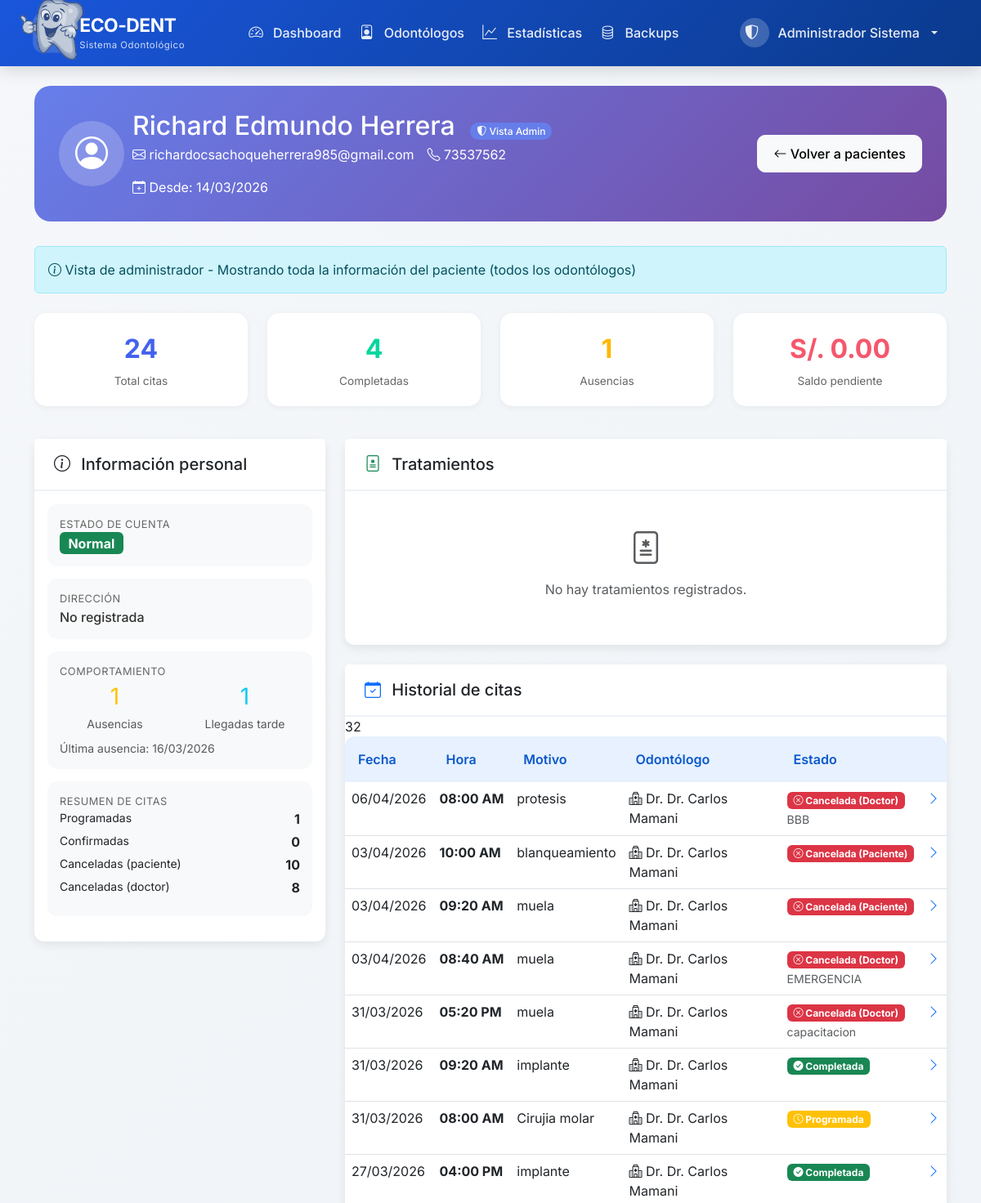
/public/odontologo/paciente_detalle.php?id=2 (signed in, upper part), run on an earlier commit of the app's database.
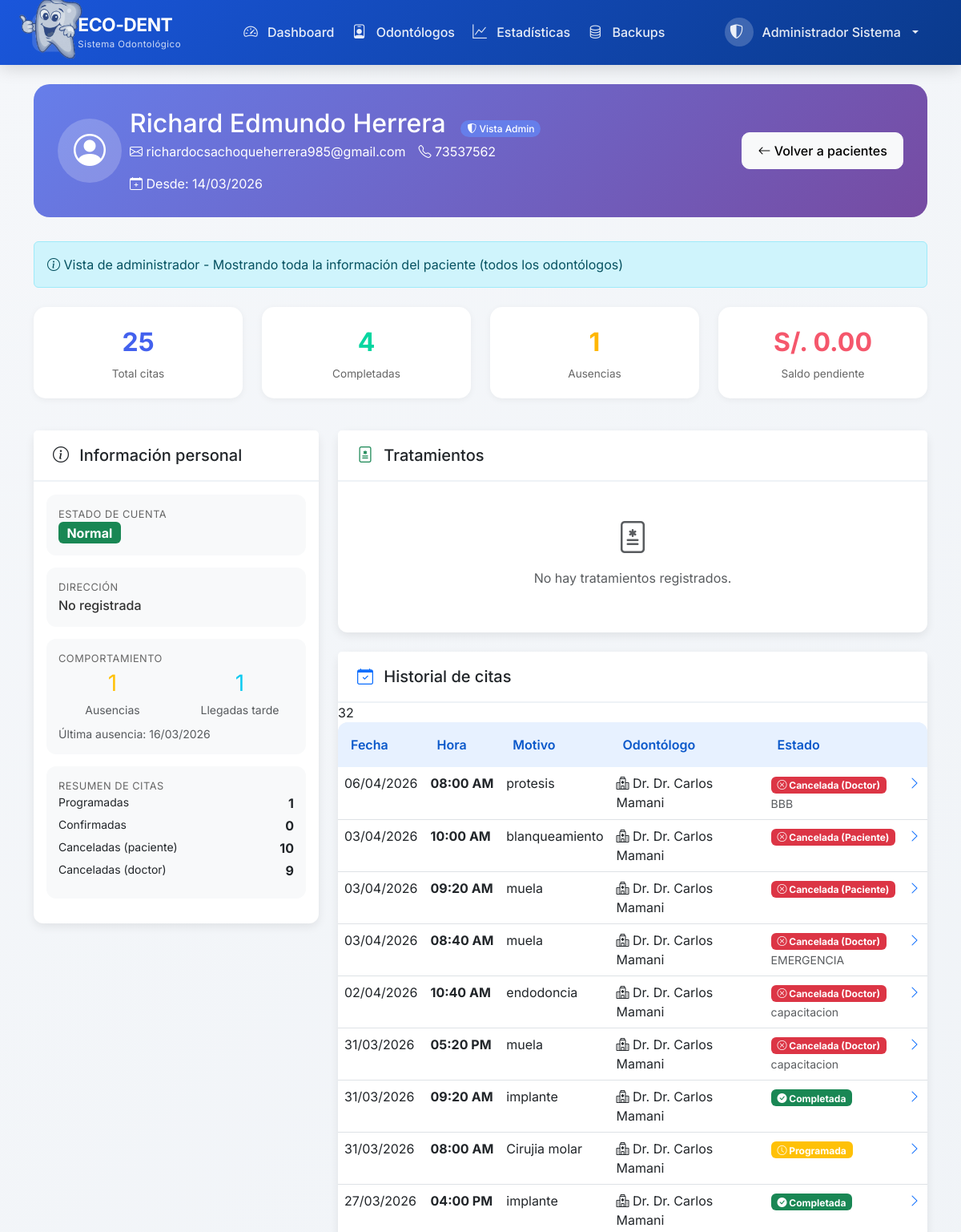
And on a later commit of the database.
### tables this page shows
CREATE TABLE `citas` (
  `id_cita` int(11) NOT NULL AUTO_INCREMENT,
  `id_paciente` int(11) NOT NULL,
  `id_odontologo` int(11) NOT NULL,
  `fecha_cita` date NOT NULL,
  `hora_cita` time NOT NULL,
  `hora_fin` time DEFAULT NULL,
  `motivo` varchar(255) DEFAULT NULL,
  `estado` enum('programada','confirmada','completada','cancelada_pac','cancelada_doc','ausente') DEFAULT 'programada',
  `cambios_realizados` int(11) DEFAULT 0,
  `limite_cambios` int(11) DEFAULT 3,
  `puede_modificar` tinyint(1) DEFAULT 1,
  `llego_tarde` tinyint(1) DEFAULT 0,
  `minutos_tarde` int(11) DEFAULT 0,
  `cancelado_por` int(11) DEFAULT NULL,
  `motivo_cancelacion` text DEFAULT NULL,
  `fecha_cancelacion` datetime DEFAULT NULL,
  `notificacion_enviada` tinyint(1) DEFAULT 0,
  `fecha_recordatorio_24h` datetime DEFAULT NULL,
  `fecha_recordatorio_1h` datetime DEFAULT NULL,
  `fecha_creacion` datetime DEFAULT current_timestamp(),
  `fecha_actualizacion` datetime DEFAULT NULL ON UPDATE current_timestamp(),
  PRIMARY KEY (`id_cita`),
  KEY `idx_fecha_cita` (`fecha_cita`),
  KEY `idx_odontologo_fecha` (`id_odontologo`,`fecha_cita`),
  KEY `idx_paciente` (`id_paciente`),
  KEY `idx_estado` (`estado`),
  CONSTRAINT `citas_ibfk_1` FOREIGN KEY (`id_paciente`) REFERENCES `pacientes` (`id_paciente`) ON DELETE CASCADE,
  CONSTRAINT `citas_ibfk_2` FOREIGN KEY (`id_odontologo`) REFERENCES `odontologos` (`id_odontologo`) ON DELETE CASCADE
);

CREATE TABLE `usuarios` (
  `id_usuario` int(11) NOT NULL AUTO_INCREMENT,
  `email` varchar(100) NOT NULL,
  `contrasena_hash` varchar(255) NOT NULL,
  `nombre_completo` varchar(150) NOT NULL,
  `telefono` varchar(20) DEFAULT NULL,
  `rol` enum('paciente','odontologo','admin') NOT NULL,
  `email_verificado` tinyint(1) DEFAULT 0,
  `codigo_verificacion` varchar(10) DEFAULT NULL,
  `codigo_expiracion` datetime DEFAULT NULL,
  `activo` tinyint(1) DEFAULT 1,
  `fecha_registro` datetime DEFAULT current_timestamp(),
  `ultimo_acceso` datetime DEFAULT NULL,
  PRIMARY KEY (`id_usuario`),
  UNIQUE KEY `email` (`email`),
  KEY `idx_email` (`email`),
  KEY `idx_rol` (`rol`)
);

### includes/funciones.php (called while the page is built, shortened)
<?php
function esAdmin() {
    return isset($_SESSION['rol']) && $_SESSION['rol'] === 'admin';
}
?>

### public/odontologo/paciente_detalle.php (the view, shortened to what the changed rows need)
<?php
require_once '../../config/database.php';
require_once '../../includes/funciones.php';
$es_admin = esAdmin();
$es_odontologo = esOdontologo();
$id_odontologo = null;
$id_paciente = $_GET['id'];
$stmt_paciente = $conexion->prepare("
    SELECT p.id_paciente, u.id_usuario, u.nombre_completo, u.email, u.telefono, u.fecha_registro,
           p.fecha_nacimiento, p.direccion, p.ausencias_sin_aviso, p.llegadas_tarde,
           p.estado_cuenta, p.puede_agendar, p.fecha_ultima_ausencia, p.fecha_actualizacion_estado
    FROM pacientes p
    JOIN usuarios u ON p.id_usuario = u.id_usuario
    WHERE p.id_paciente = ?
");
$stmt_paciente->bind_param("i", $id_paciente);
$stmt_paciente->execute();
$paciente = $stmt_paciente->get_result()->fetch_assoc();
if ($es_odontologo && $id_odontologo) {
    $stmt_stats = $conexion->prepare("
        SELECT
            COUNT(*) as total_citas,
            SUM(CASE WHEN estado = 'programada' THEN 1 ELSE 0 END) as programadas,
            SUM(CASE WHEN estado = 'confirmada' THEN 1 ELSE 0 END) as confirmadas,
            SUM(CASE WHEN estado = 'completada' THEN 1 ELSE 0 END) as completadas,
            SUM(CASE WHEN estado = 'cancelada_pac' THEN 1 ELSE 0 END) as canceladas_paciente,
            SUM(CASE WHEN estado = 'cancelada_doc' THEN 1 ELSE 0 END) as canceladas_doctor,
            SUM(CASE WHEN estado = 'ausente' THEN 1 ELSE 0 END) as ausencias,
            MAX(fecha_cita) as ultima_cita,
            MIN(fecha_cita) as primera_cita
        FROM citas
        WHERE id_paciente = ? AND id_odontologo = ?
    ");
    $stmt_stats->bind_param("ii", $id_paciente, $id_odontologo);
    $stmt_stats->execute();
    $estadisticas = $stmt_stats->get_result()->fetch_assoc();
    $stmt_citas = $conexion->prepare("
        SELECT c.id_cita, c.fecha_cita, c.hora_cita, c.hora_fin, c.motivo, c.estado,
               c.llego_tarde, c.minutos_tarde, c.fecha_creacion, c.fecha_actualizacion,
               c.motivo_cancelacion, c.fecha_cancelacion
        FROM citas c
        WHERE c.id_paciente = ? AND c.id_odontologo = ?
        ORDER BY c.fecha_cita DESC, c.hora_cita DESC
    ");
    $stmt_citas->bind_param("ii", $id_paciente, $id_odontologo);
    $stmt_citas->execute();
    $citas = $stmt_citas->get_result();
    $stmt_tratamientos = $conexion->prepare("
        SELECT t.id_tratamiento, t.nombre_tratamiento, t.descripcion, t.costo_total, t.total_pagado,
               t.saldo_pendiente, t.fecha_inicio, t.fecha_fin, t.estado, t.notas, t.fecha_creacion,
               (SELECT SUM(monto) FROM pagos WHERE id_tratamiento = t.id_tratamiento) as total_pagos
        FROM tratamientos t
        WHERE t.id_paciente = ? AND t.id_odontologo = ?
        ORDER BY t.fecha_creacion DESC
    ");
    $stmt_tratamientos->bind_param("ii", $id_paciente, $id_odontologo);
    $stmt_tratamientos->execute();
    $tratamientos = $stmt_tratamientos->get_result();
} else {
    $stmt_stats = $conexion->prepare("
        SELECT
            COUNT(*) as total_citas,
            SUM(CASE WHEN estado = 'programada' THEN 1 ELSE 0 END) as programadas,
            SUM(CASE WHEN estado = 'confirmada' THEN 1 ELSE 0 END) as confirmadas,
            SUM(CASE WHEN estado = 'completada' THEN 1 ELSE 0 END) as completadas,
            SUM(CASE WHEN estado = 'cancelada_pac' THEN 1 ELSE 0 END) as canceladas_paciente,
            SUM(CASE WHEN estado = 'cancelada_doc' THEN 1 ELSE 0 END) as canceladas_doctor,
            SUM(CASE WHEN estado = 'ausente' THEN 1 ELSE 0 END) as ausencias,
            MAX(fecha_cita) as ultima_cita,
            MIN(fecha_cita) as primera_cita
        FROM citas
        WHERE id_paciente = ?
    ");
    $stmt_stats->bind_param("i", $id_paciente);
    $stmt_stats->execute();
    $estadisticas = $stmt_stats->get_result()->fetch_assoc();
    $stmt_citas = $conexion->prepare("
        SELECT c.id_cita, c.fecha_cita, c.hora_cita, c.hora_fin, c.motivo, c.estado,
               c.llego_tarde, c.minutos_tarde, c.fecha_creacion, c.fecha_actualizacion,
               c.motivo_cancelacion, c.fecha_cancelacion,
               u.nombre_completo as odontologo_nombre
        FROM citas c
        JOIN odontologos o ON c.id_odontologo = o.id_odontologo
        JOIN usuarios u ON o.id_usuario = u.id_usuario
        WHERE c.id_paciente = ?
        ORDER BY c.fecha_cita DESC, c.hora_cita DESC
    ");
    $stmt_citas->bind_param("i", $id_paciente);
    $stmt_citas->execute();
    $citas = $stmt_citas->get_result();
}
require_once '../../includes/header.php';
?>
<div class="paciente-header">
    <div class="row align-items-center">
        <div class="col-md-7">
            <h2 class="mb-1">
                <?php echo htmlspecialchars($paciente['nombre_completo']); ?>
                <?php if ($es_admin): ?>
                    <span class="badge-admin"><i class="bi bi-shield-shaded"></i> Vista Admin</span>
                <?php endif; ?>
            </h2>
        </div>
    </div>
</div>
<div class="row mb-4">
    <div class="col-md-3 mb-3">
        <div class="stat-card-detalle">
            <div class="stat-number-detalle" style="color: #4361ee;"><?php echo $estadisticas['total_citas'] ?? 0; ?></div>
            <div class="stat-label-detalle">Total citas</div>
        </div>
    </div>
</div>
<div class="row">
    <div class="col-md-4">
        <div class="card mb-4">
            <div class="card-body">
                <div class="info-section">
                    <div class="mb-2">
                        <div class="d-flex justify-content-between mt-1">
                            <small>Canceladas (doctor)</small>
                            <strong><?php echo $estadisticas['canceladas_doctor'] ?? 0; ?></strong>
                        </div>
                    </div>
                </div>
            </div>
        </div>
    </div>
    <div class="col-md-8">
        <div class="card">
            <div class="card-body p-0">
                <?php if ($citas->num_rows > 0): ?>
                    <div class="table-responsive">
                        <table class="table table-hover mb-0">
                            <thead class="bg-light">
                                    <th>Fecha</th>
                                    <th>Hora</th>
                                    <th>Motivo</th>
                                    <?php if ($es_admin): ?>
                                        <th>Odontólogo</th>
                                    <?php endif; ?>
                                    <th>Estado</th>
                                    <th></th>
                            </thead>
                            <tbody>
                                <?php while ($cita = $citas->fetch_assoc()):
                                    $estado_badge = 'secondary';
                                    $estado_icono = 'bi-question-circle';
                                    if ($cita['estado'] == 'programada') {
                                        $estado_badge = 'warning';
                                        $estado_icono = 'bi-clock';
                                    } elseif ($cita['estado'] == 'confirmada') {
                                        $estado_badge = 'info';
                                        $estado_icono = 'bi-check-circle';
                                    } elseif ($cita['estado'] == 'completada') {
                                        $estado_badge = 'success';
                                        $estado_icono = 'bi-check-circle-fill';
                                    } elseif ($cita['estado'] == 'cancelada_pac' || $cita['estado'] == 'cancelada_doc') {
                                        $estado_badge = 'danger';
                                        $estado_icono = 'bi-x-circle';
                                    } elseif ($cita['estado'] == 'ausente') {
                                        $estado_badge = 'dark';
                                        $estado_icono = 'bi-person-x';
                                    }
                                ?>
                                    <tr class="cita-row" onclick="window.location.href='detalle_cita.php?id_cita=<?php echo $cita['id_cita']; ?>'">
                                        <td class="text-nowrap">
                                            <?php echo date('d/m/Y', strtotime($cita['fecha_cita'])); ?>
                                        </td>
                                        <td class="text-nowrap">
                                            <strong><?php echo date('h:i A', strtotime($cita['hora_cita'])); ?></strong>
                                        </td>
                                        <td><?php echo htmlspecialchars($cita['motivo'] ?? 'Sin motivo'); ?></td>
                                        <?php if ($es_admin && isset($cita['odontologo_nombre'])): ?>
                                            <td><i class="bi bi-hospital"></i> Dr. <?php echo htmlspecialchars($cita['odontologo_nombre']); ?></td>
                                        <?php endif; ?>
                                        <td>
                                            <span class="badge bg-<?php echo $estado_badge; ?>">
                                                <i class="bi <?php echo $estado_icono; ?>"></i>
                                                <?php
                                                    $estado_texto = ucfirst(str_replace('_', ' ', $cita['estado']));
                                                    if ($cita['estado'] == 'cancelada_pac') $estado_texto = 'Cancelada (Paciente)';
                                                    if ($cita['estado'] == 'cancelada_doc') $estado_texto = 'Cancelada (Doctor)';
                                                    echo $estado_texto;
                                                ?>
                                            </span>
                                            <?php if ($cita['motivo_cancelacion']): ?>
                                                <br>
                                                <small class="text-muted"><?php echo htmlspecialchars($cita['motivo_cancelacion']); ?></small>
                                            <?php endif; ?>
                                        </td>
                                        <td class="text-end">
                                            <i class="bi bi-chevron-right text-primary"></i>
                                        </td>
                                    </tr>
                                <?php endwhile; ?>
                            </tbody>
                        </table>
                    </div>
                <?php endif; ?>
            </div>
        </div>
    </div>
</div>
<?php
require_once '../../includes/footer.php';
?>

What changed in the data, as far as the page shows it:
added citas: fecha_cita "02/04/2026", hora_cita "10:40 AM", motivo "endodoncia", usuarios.nombre_completo "Dr. Carlos Mamani", estado "Cancelada (Doctor)", motivo_cancelacion "capacitacion"
Also different on the page:
$estadisticas['total_citas']: "24" → "25"
$estadisticas['canceladas_doctor']: "8" → "9"
